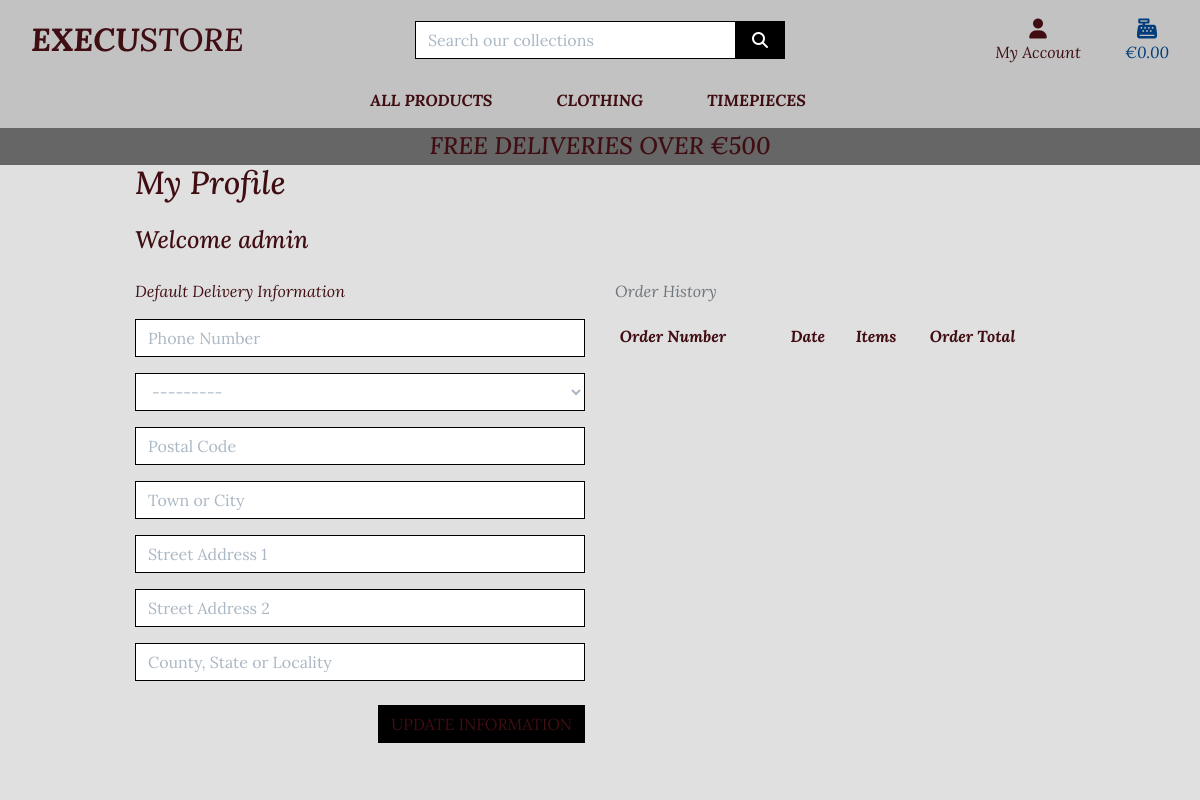
The page /profile/ (signed in) on the database as committed earlier.
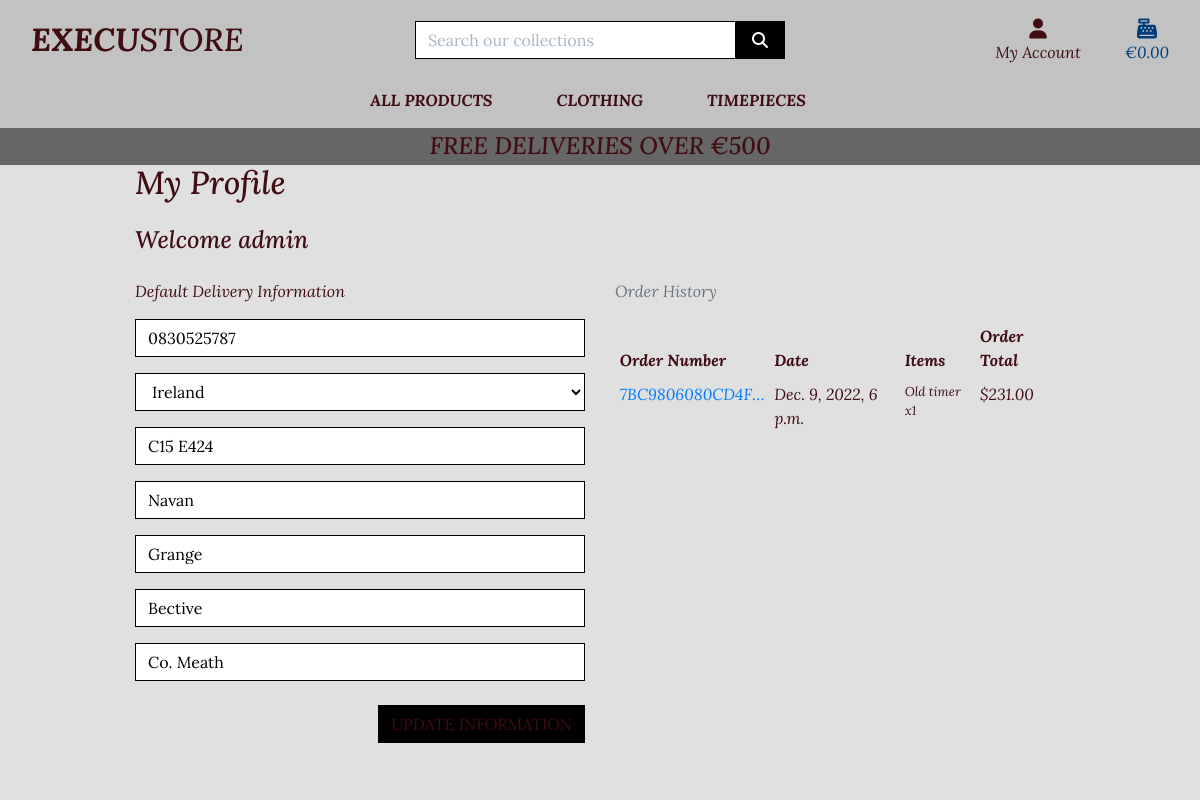
The same page on the database as committed later.
### profiles/models.py (models this page shows, shortened)
class UserProfile(models.Model):
    user = models.OneToOneField(User, on_delete=models.CASCADE)
    default_phone_number = models.CharField(max_length=20, null=True, blank=True)
    default_country = CountryField(blank_label='Country *', null=True, blank=True)
    default_postcode = models.CharField(max_length=20, null=True, blank=True)
    default_town_or_city = models.CharField(max_length=40, null=True, blank=True)
    default_street_address1 = models.CharField(max_length=80, null=True, blank=True)
    default_street_address2 = models.CharField(max_length=80, null=True, blank=True)
    default_county = models.CharField(max_length=80, null=True, blank=True)

### checkout/models.py (models this page shows, shortened)
class Order(models.Model):
    order_number = models.CharField(max_length=32, null=False, editable=False)
    user_profile = models.ForeignKey(UserProfile, on_delete=models.SET_NULL,
                                     null=True, blank=True, related_name='orders')
    full_name = models.CharField(max_length=50, null=False, blank=False)
    email = models.EmailField(max_length=250, null=False, blank=False)
    phone_number = models.CharField(max_length=20, null=False, blank=False)
    country = CountryField(blank_label='Country *', null=False, blank=False)
    postcode = models.CharField(max_length=20, null=True, blank=True)
    town_or_city = models.CharField(max_length=40, null=False, blank=False)
    street_address1 = models.CharField(max_length=80, null=False, blank=False)
    street_address2 = models.CharField(max_length=80, null=True, blank=True)
    county = models.CharField(max_length=80, null=True, blank=True)
    date = models.DateTimeField(auto_now_add=True)
    delivery_cost = models.DecimalField(max_digits=6, decimal_places=2, null=False, default=0)
    order_total = models.DecimalField(max_digits=15, decimal_places=2, null=False, default=0)
    grand_total = models.DecimalField(max_digits=15, decimal_places=2, null=False, default=0)
    original_bag = models.TextField(null=False, blank=False, default='')
    stripe_pid = models.CharField(max_length=254, null=False, blank=False, default='')

class OrderLineItem(models.Model):
    order = models.ForeignKey(Order, null=False, blank=False,
                              on_delete=models.CASCADE,
                              related_name='lineitems')
    product = models.ForeignKey(Product, null=False,
                                blank=False, on_delete=models.CASCADE)
    quantity = models.IntegerField(null=False, blank=False, default=0)
    lineitem_total = models.DecimalField(max_digits=15, decimal_places=2,
                                         null=False, blank=False,
                                         editable=False)

### products/models.py (models this page shows, shortened)
class Product(models.Model):
    category = models.ForeignKey('Category', null=True, blank=True,
                                 on_delete=models.SET_NULL)
    name = models.CharField(max_length=255)
    description = models.TextField()
    price = models.CharField(max_length=255)
    availability = models.CharField(max_length=255)
    image_url = models.URLField(max_length=1024, null=True, blank=True)
    image = models.ImageField(null=True, blank=True)

### profiles/views.py (the view)
# urls.py: path('profile/', include('profiles.urls')),
@login_required
def profile(request):
    profile = get_object_or_404(UserProfile, user=request.user)
    if request.method == 'POST':
        form = UserProfileForm(request.POST, instance=profile)
        if form.is_valid():
            form.save()
            messages.success(request, 'Profile updated successfully')
    form = UserProfileForm(instance=profile)
    orders = profile.orders.all()
    template = 'profiles/profile.html'
    context = {
        'form': form,
        'orders': orders,
        'on_profile_page': True
    }
    return render(request, template, context)

### profiles/forms.py
class UserProfileForm(forms.ModelForm):
    class Meta:
        model = UserProfile
        exclude = ('user',)
    def __init__(self, *args, **kwargs):
        super().__init__(*args, **kwargs)
        placeholders = {
            'default_phone_number': 'Phone Number',
            'default_postcode': 'Postal Code',
            'default_town_or_city': 'Town or City',
            'default_street_address1': 'Street Address 1',
            'default_street_address2': 'Street Address 2',
            'default_county': 'County, State or Locality',
        }
        self.fields['default_phone_number'].widget.attrs['autofocus'] = True
        for field in self.fields:
            if field != 'default_country':
                if self.fields[field].required:
                    placeholder = f'{placeholders[field]} *'
                else:
                    placeholder = placeholders[field]
                self.fields[field].widget.attrs['placeholder'] = placeholder
            self.fields[field].widget.attrs['class'] = 'border-black rounded-0 profile-form-input'
            self.fields[field].label = False

### bag/contexts.py (called while the page is built, shortened)
def bag_contents(request):
    bag_items = []
    total = 0
    product_count = 0
    bag = request.session.get('bag', {})
    if total < settings.FREE_DELIVERY_THRESHOLD:
        delivery = total * Decimal(settings.STANDARD_DELIVERY_PERCENTAGE / 100)
        free_delivery_delta = settings.FREE_DELIVERY_THRESHOLD - total
    else:
        delivery = 0
        free_delivery_delta = 0
    grand_total = delivery + total
    context = {
        'bag_items': bag_items,
        'total': total,
        'product_count': product_count,
        'delivery': delivery,
        'free_delivery_delta': free_delivery_delta,
        'free_delivery_threshold': settings.FREE_DELIVERY_THRESHOLD,
        'grand_total': grand_total,
    }
    return context

### profiles/templates/profiles/profile.html (shortened to what this page needs)
{% extends "base.html" %}
{% load static %}
{% block extra_css %}
    <link rel="stylesheet" href="{% static 'profiles/css/profile.css' %}">
{% endblock %}
{% block page_header %}
    <div class="container header-container">
    </div>
{% endblock %}
{% block content %}
    <div class="overlay backcolor"></div>
    <div class="container products-page">
        <div class="row padding-top">
            <div class="col ">
                <h2 class=" mb-4">My Profile</h2>
                <h4 class=" mb-4 mt-2"> Welcome {{ user }} </h4>
            </div>
        </div>
        <div class="row profile-page">
            <div class="col-12 col-lg-6">
                <p class="text-muted text-color">Default Delivery Information</p>
                <form class="mt-3" action="{% url 'profile' %}" method="POST" id="profile-update-form">
                    {{ form|crispy }}
                    <button class="btn btn-black rounded-0 text-uppercase my-2 float-right text-color">Update Information</button>
                </form>
            </div>
            <div class="col-12 col-lg-6">
                <p class="text-muted">Order History</p>
                <div class="order-history table-responsive">
                    <table class="table table-sm table-borderless text-color">
                        <thead>
                            <tr>
                                <th>Order Number</th>
                                <th>Date</th>
                                <th>Items</th>
                                <th>Order Total</th>
                            </tr>
                        </thead>
                        <tbody>
                            {% for order in orders %}
                                <tr>
                                    <td>
                                        <a href="{% url 'order_history' order.order_number %}"
                                        title="{{ order.order_number }}">
                                            {{ order.order_number|truncatechars:15 }}
                                        </a>
                                    </td>
                                    <td>{{ order.date }}</td>
                                    <td>
                                        <ul class="list-unstyled">
                                            {% for item in order.lineitems.all %}
                                                <li class="small">
                                                    {{ item.product.name }} x{{ item.quantity }}
                                                </li>
                                            {% endfor %}
                                        </ul>
                                    </td>
                                    <td>${{ order.grand_total }}</td>
                                </tr>
                            {% endfor %}
                        </tbody>
                    </table>
                </div>
            </div>
        </div>
{% endblock %}

### templates/base.html (shortened to what this page needs)
{% load static %}
<!doctype html>
<html lang="en">
  <head>
    {% block corecss %}
        <link rel="stylesheet" href="https://stackpath.bootstrapcdn.com/bootstrap/4.4.1/css/bootstrap.min.css">
        <link rel="stylesheet" href="{% static 'css/base.css' %}">
    {% endblock %}
    {% block extra_css %}
    {% endblock %}
  </head>
  <body>
    <header class="container-fluid fixed-top nav-header">
        <div id="topnav" class="row pt-lg-2 d-none d-lg-flex">
            <div class="col-12 col-lg-4 my-auto py-1 py-lg-0 text-center text-lg-left">
                <a href="{% url 'home' %}" class="nav-link main-logo-link">
                    <h2 class="logo-font my-0"><strong>Execu</strong>Store</h2>
                </a>
            </div>
            <div class="col-12 col-lg-4 my-auto py-1 py-lg-0">
                <form method="GET" action="{% url 'products' %}">
                    <div class="input-group w-100">
                        <input class="form-control border border-black rounded-0" type="text" name="q" placeholder="Search our collections">
                        <div class="input-group-append">
                            <button class="form-control btn btn-black border border-black rounded-0" type="submit">
                                <span class="icon">
                                    <i class="fas fa-search"></i>
                                </span>
                            </button>
                        </div>
                    </div>
                </form>
            </div>
            <div class="col-12 col-lg-4 my-auto py-1 py-lg-0">
                <ul class="list-inline list-unstyled text-center text-lg-right my-0">
                    <li class="list-inline-item dropdown">
                        <a class="nav-link" href="#" id="user-options" data-toggle="dropdown" aria-haspopup="true" aria-expanded="false">
                            <div class="text-center">
                                <div><i class="fas fa-user fa-lg"></i></div>
                                <p class="my-0">My Account</p>
                            </div>
                        </a>
                    </li>
                    <li class="list-inline-item">
                        <a class="{% if grand_total %}text-inform font-weight-bold{% else %}text-inform{% endif %} nav-link" href="{% url 'view_bag' %}">
                            <div class="text-center">
                                <div><i class="fas fa-cash-register fa-lg"></i></div>
                                <p class="my-0">
                                    {% if grand_total %}
                                        €{{ grand_total|floatformat:2 }}
                                    {% else %}
                                        €0.00
                                    {% endif %}
                                </p>
                            </div>
                        </a>
                    </li>
                </ul>
            </div>
        </div>
        <div class="row bg-white">
            <nav class="navbar navbar-expand-lg navbar-color w-100">
                {% include 'includes/main-nav.html' %}
            </nav>
        </div>
        <div id="delivery-banner" class="row text-center">
            <div class="col bg-color-dark text-color">
                <h4 class="logo-font my-1">Free deliveries over €{{ free_delivery_threshold }}</h4>
            </div>
        </div>
    </header>
    {% block page_header %}
    {% endblock %}
    {% block content %}
    {% endblock %}
  </body>
</html>

### templates/includes/main-nav.html (shortened to what this page needs)
<div class="collapse navbar-collapse" id="main-nav">
    <ul class="navbar-nav w-auto mx-auto">
        <li class="nav-item dropdown">
            <a class="logo-font font-weight-bold nav-link text-black mr-5" href="#" id="all-products-link" data-toggle="dropdown" aria-haspopup="true" aria-expanded="false">
                All Products
            </a>
        </li>
        <li class="nav-item dropdown">
            <a class="logo-font font-weight-bold nav-link text-black mr-5" href="#" id="clothing-link" data-toggle="dropdown" aria-haspopup="true" aria-expanded="false">
                Clothing
            </a>
        </li>
        <li class="nav-item dropdown">
            <a class="logo-font font-weight-bold nav-link text-black mr-5" href="#" id="timepieces-link" data-toggle="dropdown" aria-haspopup="true" aria-expanded="false">
                Timepieces
            </a>
        </li>
    </ul>
</div>

### static/css/base.css (style rules this page uses)
html { height: 100%; }
body { background: url('/media/homepage-image.jpg') no-repeat center center fixed; background-size: cover; height: calc(100vh - 164px); color: #3F0D12; font-family: 'Lora'; font-style: italic; }
.icon { align-items: center; display: inline-flex; justify-content: center; height: 1.5rem; width: 1.5rem; }
.logo-font { text-transform: uppercase; }
.main-logo-link { width: fit-content; }
.btn-black { background: black; color: white; }
.border-black { border: 1px solid black !important; }
.overlay { height: 100%; width: 100%; top: 0; left: 0; position: fixed; background: white; z-index: -1; }
input[name='q']::placeholder { color: #aab7c4; }
@media (min-width: 1200px) { .container { max-width: 80%; } }
@media (min-width: 992px) { .header-container { padding-top: 164px; } }
.text-inform { color: #003D7A !important; }
.text-color { color: #3F0D12 !important; }
.nav-header { background-color: #C2C2C2; color: #3F0D12! important; }
.nav-link { color: #3F0D12; }
.main-logo-link { font-family: 'Lora', sans-serif; font-weight: 500; color: #3F0D12! important; }
.bg-color-dark { background-color: #666666; }
.navbar-color { background-color: #C2C2C2; }
.backcolor { background-color: #E0E0E0; }

### profiles/static/profiles/css/profile.css (style rules this page uses)
.order-history { max-height: 416px; overflow-y: auto; }
#profile-update-form .form-control { color: #000; }
#profile-update-form input::placeholder { color: #aab7c4; }
#id_default_country, #id_default_country option:not(:first-child) { color: #000; }
body { min-height: 100vh; display: flex; flex-direction: column; }

Rows that differ between the two databases and show on the page:
changed UserProfile: default_phone_number (not shown) → "0830525787"; default_country "---------" → "Ireland"; default_postcode (not shown) → "C15 E424"; default_town_or_city (not shown) → "Navan"; default_street_address1 (not shown) → "Grange"; default_street_address2 (not shown) → "Bective"; default_county (not shown) → "Co. Meath"
added Order: order_number "7BC9806080CD4F…", date "Dec. 9, 2022, 6 p.m.", grand_total "231.00"
added OrderLineItem: product.name "Old timer", quantity "1"
